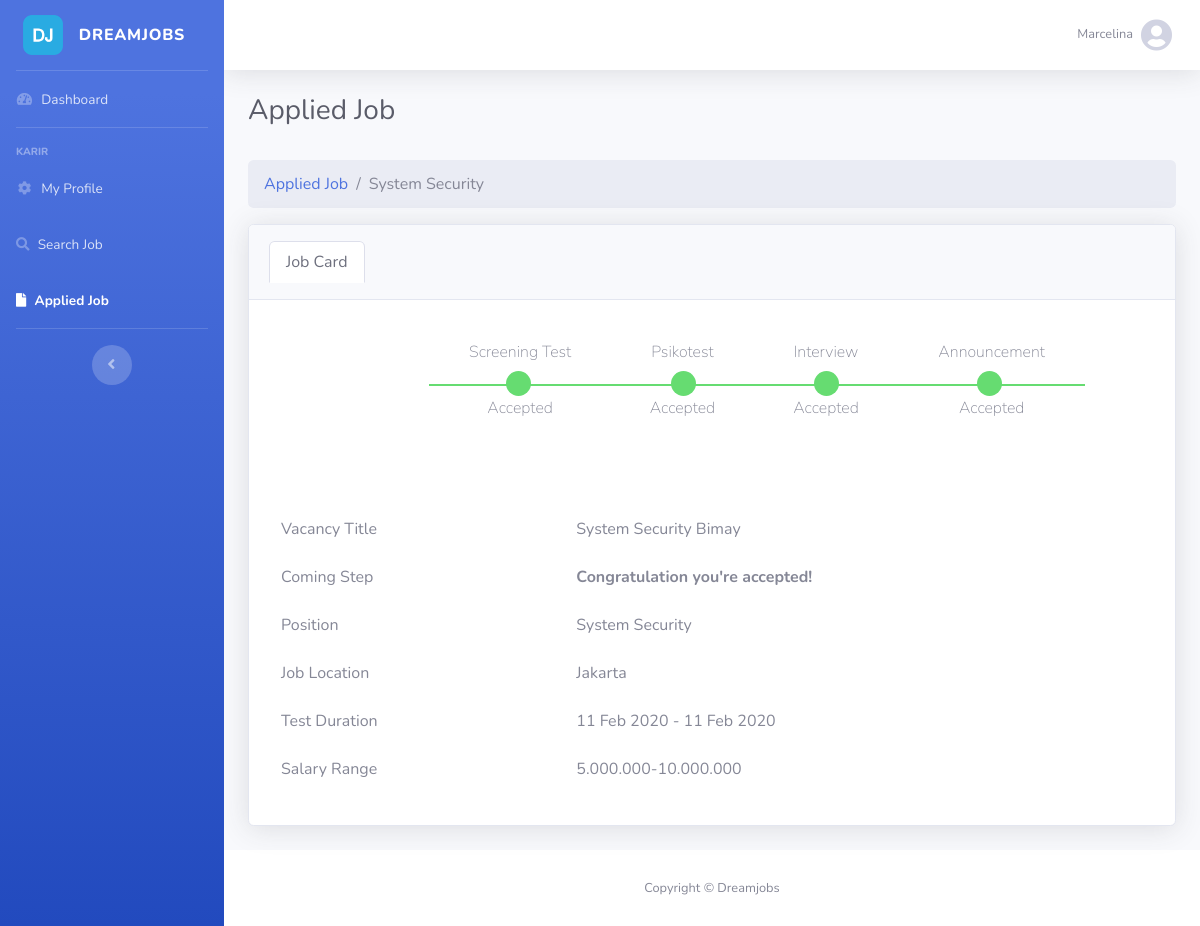
Page /UJobCard.php?id=VAC000 (signed in) on the committed database.
### tables this page shows
CREATE TABLE `trapplicantform` (
  `ApplicantFormId` varchar(15) NOT NULL,
  `UserID` varchar(15) DEFAULT NULL,
  `ApplicantDOB` date DEFAULT NULL,
  `ApplicantGender` varchar(10) DEFAULT NULL,
  `ApplicantAddress` varchar(255) DEFAULT NULL,
  `ApplicantPhone` varchar(55) DEFAULT NULL,
  `ApplicantIdentityNo` varchar(50) DEFAULT NULL,
  `EducationTypeID` int(11) DEFAULT NULL,
  `LastEducationName` varchar(255) DEFAULT NULL,
  `LastEducationMajor` varchar(255) DEFAULT NULL,
  `SalaryRangeID` int(11) DEFAULT NULL,
  `CreatedDate` date DEFAULT NULL,
  `UpdatedDate` date DEFAULT NULL
);

CREATE TABLE `msposition` (
  `PositionID` varchar(15) NOT NULL,
  `PositionName` varchar(255) DEFAULT NULL,
  `CreatedDate` date DEFAULT NULL,
  `UpdatedDate` date DEFAULT NULL,
  `CreatedBy` varchar(125) DEFAULT NULL,
  `UpdatedBy` varchar(125) DEFAULT NULL
);

CREATE TABLE `trvacancy` (
  `VacancyID` varchar(15) NOT NULL,
  `VacancyTitle` varchar(50) NOT NULL,
  `CompanyID` varchar(15) DEFAULT NULL,
  `PositionID` varchar(15) DEFAULT NULL,
  `VacancyStatusId` int(11) DEFAULT NULL,
  `SalaryRangeID` int(11) DEFAULT NULL,
  `EducationTypeID` int(11) DEFAULT NULL,
  `VacancyLocation` varchar(255) DEFAULT NULL,
  `CreatedDate` date DEFAULT NULL,
  `UpdatedDate` date DEFAULT NULL,
  `CreatedBy` varchar(125) DEFAULT NULL,
  `UpdatedBy` varchar(125) DEFAULT NULL
);

CREATE TABLE `trvacancydetail` (
  `ApplicantFormID` varchar(15) NOT NULL,
  `StepID` int(11) NOT NULL,
  `ApplicantStatusID` int(11) DEFAULT NULL,
  `VacancyID` varchar(15) NOT NULL,
  `FlagStatus` varchar(255) DEFAULT NULL,
  `CreatedDate` date DEFAULT NULL,
  `UpdatedDate` date DEFAULT NULL,
  `CreatedBy` varchar(125) DEFAULT NULL,
  `UpdatedBy` varchar(125) DEFAULT NULL
);

CREATE TABLE `mssalaryrange` (
  `SalaryRangeId` int(11) NOT NULL,
  `SalaryRange` varchar(55) DEFAULT NULL
);

### UJobCard.php (the view, shortened to what the rows shown need)
<?php
include "config/DB.php";
$page = "UAppliedJob";
?>
<!DOCTYPE html>
<html lang="en">
<head><meta http-equiv="Content-Type" content="text/html; charset=utf-8">
  <link href="vendor/fontawesome-free/css/all.min.css" rel="stylesheet" type="text/css">
  <link href="css/sb-admin-2.min.css" rel="stylesheet">
  <link href="css/timeline.css" rel="stylesheet">
    <link href="vendor/datatables/dataTables.bootstrap4.min.css" rel="stylesheet">
</head>
<body id="page-top">
      <?php include "contain.php"?>
        <div class="container-fluid">
            <h1 class="h3 mb-2 text-gray-800">Applied Job</h1>
            <br />
           <div class="row page-titles">
                <div class="col-md-12 align-self-center">
                    <ol class="breadcrumb">
                        <?php
                        include_once "config/DB.php";
                        $query="SELECT PositionName FROM trvacancy a join msposition b on a.PositionID=b.PositionID join mssalaryrange c on a.SalaryRangeID=c.SalaryRangeId WHERE vacancyid='".$_GET['id']."'";
                        $result=$conn->query($query);
                        while($data=$result->fetch_assoc())
                        { ?>
                        <li class="breadcrumb-item"><a href="UAppliedJob.php">Applied Job</a></li>
                        <li class="breadcrumb-item active"><?php echo $data['PositionName']?></li>
                      <?php }
                      ?>
                    </ol>
                </div>
            </div>
            <div class="card shadow mb-4">
                <?php
                    $query = "SELECT vacancytitle, VacancyID as vacid, positionname,salaryrange,vacancylocation,(select DATE_FORMAT(time,'%d %b %Y')  from trvacancysteptime WHERE VacancyID=vacid ORDER by stepid asc limit 1 ) as starttest, (select DATE_FORMAT(time,'%d %b %Y') from trvacancysteptime WHERE VacancyID=vacid ORDER by stepid DESC limit 1 ) as endtest,
                    (select stepname from trvacancysteptime a join msstep b on a.StepID=b.StepID where VacancyID=vacid and time>=curdate() limit 1 ) as nextstep ,
                      (select DATE_FORMAT(time,'%d %b %Y') from trvacancysteptime a join msstep b on a.StepID=b.StepID where VacancyID=vacid and time>=curdate() limit 1 ) as timenextstep
                      from trvacancy a join msposition b on a.PositionID=b.PositionID join mssalaryrange c on a.SalaryRangeID=c.SalaryRangeId WHERE vacancyid='".$_GET['id']."'";
                      $time="SELECT DATE_FORMAT(time,'%d %b %Y') as timenextstep,stepname from trvacancydetail a join trvacancysteptime b on a.vacancyid=b.vacancyid join msstep c on a.stepid=c.stepid
                            where a.VacancyID='".$_GET['id']."' and  applicantformid in (select applicantformid from trapplicantform where userid='".$_SESSION['userid']."')
                                and applicantstatusid=4";
                      $querycek="SELECT a.StepID, StepName, ApplicantStatusName,a.ApplicantStatusID as id FROM trvacancydetail a join msapplicantstatus b on a.ApplicantStatusID=b.ApplicantStatusID join msstep c on a.StepID=c.StepID where ApplicantFormID in(select ApplicantFormID from trapplicantform where userid='".$_SESSION['userid']."') and VacancyID='".$_GET['id']."' order by a.StepID desc limit 1";
                      $queryaccept="SELECT ApplicantStatusName,a.applicantstatusid as id from trvacancydetail a join msapplicantstatus b on a.applicantstatusid=b.applicantstatusid
                      where stepid=4 and a.applicantstatusid=2 and applicantformid in (select applicantformid from trapplicantform where userid='".$_SESSION['userid']."')
                      and VacancyID='".$_GET['id']."'";
                      $res = $conn->query($query);
                      $res = $res->fetch_assoc();
                      $timeget = $conn->query($time);
                      $gettime = $timeget->fetch_assoc();
                      $rescek = $conn->query($querycek);
                       $resaccept = $conn->query($queryaccept);
                 ?>
                <div class="tab-content">
                    <div class="tab-pane active" id="home" role="tabpanel">
                        <div class="card-body">
                            <div class="ibox-content">
                                <form method="get" class="form-horizontal col-12">
                                  <br>
                                        <div class="form-group mb-sm-3 row">
                                        <div class="col-8">
                                            <label class="control-label"><?php echo $res['vacancytitle'] ?></label>
                                        </div>
                                    </div>
                                    <div class="form-group mb-sm-3 row">
                                        <div class="col-8">
                                        <?php while($row = $rescek->fetch_assoc()){
                                        if($row['id']==3)
                                          {
                                             { ?>
                                                  <label class="control-label"><b>Sorry You Couldn't Continue The Test.</b></label>
                                         </div>
                                       </div>
                                             <?php }
                                          } else{
                                                    if($resaccept->num_rows<1){
                                                        { ?>
                                                          <label class="control-label"><?php echo $gettime['stepname'] ?></label>
                                                          </div>
                                                        </div>
                                                           <div class="form-group mb-sm-3 row">
                                                              <label class="col-4 control-label">Test Date /Step Time</label>
                                                              <div class="col-8">
                                                                  <label class="control-label"><?php echo $gettime['timenextstep'] ?></label>
                                                              </div>
                                                          </div>
                                                        <?php }
                                                    }
                                                    else {
                                                            { ?>   <label class="control-label"><b>Congratulation you're accepted!</b></label>
                                                             </div>
                                                        </div>
                                                            <?php }
                                                    }
                                          }
                                         ?>
                                        <?php } ?>
                                    <div class="form-group mb-sm-3 row">
                                        <div class="col-8">
                                            <label class="control-label"><?php echo $res['positionname'] ?></label>
                                        </div>
                                    </div>
                                    <div class="form-group mb-sm-3 row">
                                        <div class="col-8">
                                            <label class="control-label"><?php echo $res['vacancylocation'] ?></label>
                                        </div>
                                    </div>
                                    <div class="form-group mb-sm-3 row">
                                        <div class="col-8">
                                            <label class="control-label"><?php echo $res['salaryrange'] ?></label>
                                        </div>
                                    </div>
                                </form>
                            </div>
                        </div>
                    </div>
                </div>
            </div>
        </div>
      </div>
    </div>
  </div>
</body>
</html>

### contain.php (shortened to what the rows shown need)
<div id="wrapper">
<ul class="navbar-nav bg-gradient-primary sidebar sidebar-dark accordion" id="accordionSidebar">
  <?php
        include_once "config/DB.php";
        $query="SELECT SalaryRangeID,ApplicantDOB, ApplicantGender, ApplicantAddress, ApplicantPhone, ApplicantIdentityNo,EducationTypeID,LastEducationName,
        LastEducationMajor from trapplicantform a join msuser b on a.userid=b.userid where a.userid='".$_SESSION['userid']."'";
        $result=$conn->query($query);
        while($temp=$result->fetch_assoc()){
          if($temp['ApplicantDOB']==null||$temp['ApplicantGender']==null||$temp['ApplicantAddress']==null||
                           $temp['ApplicantPhone']==null||$temp['ApplicantIdentityNo']==null||$temp['EducationTypeID'] ==null
                           ||  $temp['LastEducationName']==null||$temp['LastEducationMajor']==null||$temp['SalaryRangeID']==null)
                        {
                           { ?>  <a class="sidebar-brand d-flex align-items-center justify-content-center" href="UDashboardNew.php">
                                  <img src="logo.png" alt="gambar" style="width: 40px">
                                  <div class="sidebar-brand-text mx-3">DREAMJOBS</div>
                                </a>
                                  <?php }
                        } else{
                             { ?> <a class="sidebar-brand d-flex align-items-center justify-content-center" href="UDashboardExists.php">
                                    <img src="logo.png" alt="gambar" style="width: 40px">
                                    <div class="sidebar-brand-text mx-3">DREAMJOBS</div>
                                  </a>
                                  <?php }
                        }
        ?>
      <?php }?>
  <li class="nav-item <?php if($page == "Dashboard") echo "active";?>">
  <?php
        include_once "config/DB.php";
        $query="SELECT SalaryRangeID,ApplicantDOB, ApplicantGender, ApplicantAddress, ApplicantPhone, ApplicantIdentityNo,EducationTypeID,LastEducationName,LastEducationMajor from trapplicantform a join msuser b on a.userid=b.userid where a.userid='".$_SESSION['userid']."'";
        $result=$conn->query($query);
        while($temp=$result->fetch_assoc()){
          if($temp['ApplicantDOB']==null||$temp['ApplicantGender']==null||$temp['ApplicantAddress']==null||
                           $temp['ApplicantPhone']==null||$temp['ApplicantIdentityNo']==null||$temp['EducationTypeID'] ==null
                           ||  $temp['LastEducationName']==null||$temp['LastEducationMajor']==null||$temp['SalaryRangeID']==null)
                        {
                           { ?>   <a class="nav-link" href="UDashboardNew.php">
                                  <i class="fas fa-fw fa-tachometer-alt"></i>
                                  <span>Dashboard</span></a>
                                  <?php }
                        } else{
                             { ?> <a class="nav-link" href="UDashboardExists.php">
                                  <i class="fas fa-fw fa-tachometer-alt"></i>
                                  <span>Dashboard</span></a>
                                  <?php }
                        }
        ?>
      <?php }?>
  </li>
  <li class="nav-item <?php if($page == "MyProfile") echo "active";?>">
      <?php
        include_once "config/DB.php";
        $query="SELECT SalaryRangeID,ApplicantDOB, ApplicantGender, ApplicantAddress, ApplicantPhone, ApplicantIdentityNo,EducationTypeID,LastEducationName,LastEducationMajor from trapplicantform a join msuser b on a.userid=b.userid where a.userid='".$_SESSION['userid']."'";
        $result=$conn->query($query);
        while($temp=$result->fetch_assoc()){
          if($temp['ApplicantDOB']==null||$temp['ApplicantGender']==null||$temp['ApplicantAddress']==null||
                           $temp['ApplicantPhone']==null||$temp['ApplicantIdentityNo']==null||$temp['EducationTypeID'] ==null
                           ||  $temp['LastEducationName']==null||$temp['LastEducationMajor']==null||$temp['SalaryRangeID']==null)
                        {
                           { ?> <a class="nav-link collapsed" href="UMyProfileCreate.php">
                            <i class="fas fa-fw fa-cog"></i>
                            <span>My Profile</span></a><?php }
                        } else{
                             { ?> <a class="nav-link collapsed" href="UMyProfile.php">
                                 <i class="fas fa-fw fa-cog"></i>
                                  <span>My Profile</span>
                             </a><?php }
                        }
        ?>
      <?php }?>
  </li>
</ul>
<div id="content-wrapper" class="d-flex flex-column">
  <div id="content">

### rows in the picture
trapplicantform: ApplicantDOB "Dashboard"
msposition: PositionName "System Security"
trvacancy: VacancyTitle "System Security Bimay", PositionID.PositionName "System Security", VacancyLocation "Jakarta", SalaryRangeID.SalaryRange "5.000.000-10.000.000"
trvacancydetail: shows "Congratulation you're accepted!"

### other values in the picture
$_SESSION['user'] "Marcelina"
$row['StepName'] "Screening Test"
$row['ApplicantStatusName'] "Accepted"
$row['StepName'] "Psikotest"
$row['StepName'] "Interview"
$row['StepName'] "Announcement"
$res['starttest'] "11 Feb 2020"
$res['endtest'] "11 Feb 2020"
